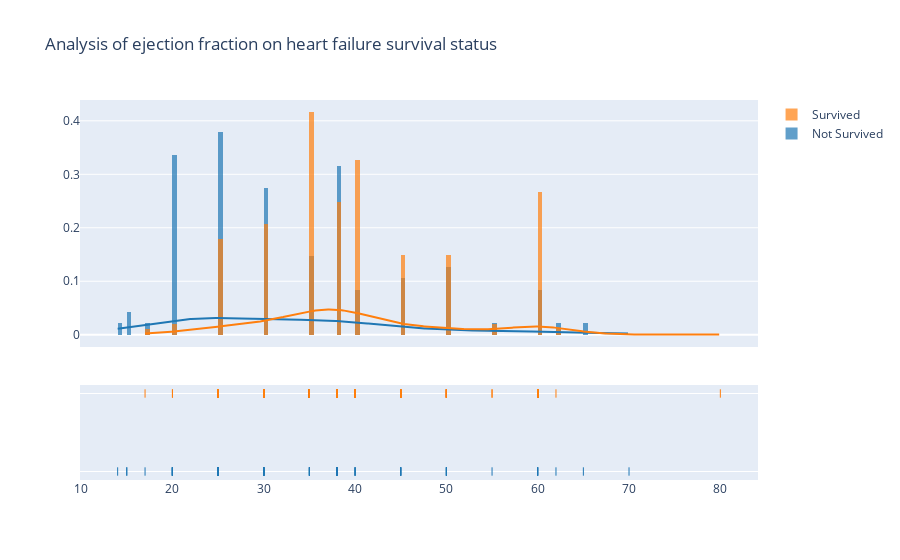

The code cell stored with this chart in its notebook:
### Code cell
# distplot
dead_ef = df[df['DEATH_EVENT'] == 1]['ejection_fraction']
alive_ef = df[df['DEATH_EVENT'] == 0]['ejection_fraction']
hist_data2 = [dead_ef, alive_ef]
labels = ['Not Survived', 'Survived']

fig = ff.create_distplot(hist_data2, group_labels = labels, bin_size = 0.5)
fig.update_layout(title_text = 'Analysis of ejection fraction on heart failure survival status')
fig.show()

### Figure 1 — Plotly figure (JSON) as saved in the notebook; plotly's stock layout.template omitted (floating-point values rounded to 4 significant figures; data arrays with more than 128 entries replaced by an {"elided": "..."} marker saying what was removed)
{"data": [{"autobinx": false, "histnorm": "probability density", "legendgroup": "Not Survived", "marker": {"color": "rgb(31, 119, 180)"}, "name": "Not Survived", "opacity": 0.7, "type": "histogram", "x": [20, 38, 20, 20, 20, 40, 15, 60, 65, 35, 38, 25, 30, 38, 50, 38, 14, 25, 55, 30, 35, 30, 38, 40, 45, 38, 30, 38, 45, 35, 50, 35, 50, 50, 38, 20, 30, 45, 60, 38, 25, 38, 20, 30, 25, 20, 62, 50, 38, 30, 20, 20, 25, 40, 35, 20, 15, 25, 25, 25, 35, 20, 20, 25, 25, 25, 30, 60, 60, 38, 40, 17, 38, 25, 30, 45, 35, 30, 38, 20, 25, 25, 38, 25, 30, 50, 25, 20, 45, 30, 70, 20, 30, 25, 25, 20], "xaxis": "x", "xbins": {"end": 70, "size": 0.5, "start": 14}, "yaxis": "y"}, {"autobinx": false, "histnorm": "probability density", "legendgroup": "Survived", "marker": {"color": "rgb(255, 127, 14)"}, "name": "Survived", "opacity": 0.7, "type": "histogram", "x": {"elided": "203 int values"}, "xaxis": "x", "xbins": {"end": 80, "size": 0.5, "start": 17}, "yaxis": "y"}, {"legendgroup": "Not Survived", "marker": {"color": "rgb(31, 119, 180)"}, "mode": "lines", "name": "Not Survived", "showlegend": false, "type": "scatter", "x": {"elided": "500 float values"}, "xaxis": "x", "y": {"elided": "500 float values"}, "yaxis": "y"}, {"legendgroup": "Survived", "marker": {"color": "rgb(255, 127, 14)"}, "mode": "lines", "name": "Survived", "showlegend": false, "type": "scatter", "x": {"elided": "500 float values"}, "xaxis": "x", "y": {"elided": "500 float values"}, "yaxis": "y"}, {"legendgroup": "Not Survived", "marker": {"color": "rgb(31, 119, 180)", "symbol": "line-ns-open"}, "mode": "markers", "name": "Not Survived", "showlegend": false, "type": "scatter", "x": [20, 38, 20, 20, 20, 40, 15, 60, 65, 35, 38, 25, 30, 38, 50, 38, 14, 25, 55, 30, 35, 30, 38, 40, 45, 38, 30, 38, 45, 35, 50, 35, 50, 50, 38, 20, 30, 45, 60, 38, 25, 38, 20, 30, 25, 20, 62, 50, 38, 30, 20, 20, 25, 40, 35, 20, 15, 25, 25, 25, 35, 20, 20, 25, 25, 25, 30, 60, 60, 38, 40, 17, 38, 25, 30, 45, 35, 30, 38, 20, 25, 25, 38, 25, 30, 50, 25, 20, 45, 30, 70, 20, 30, 25, 25, 20], "xaxis": "x", "y": ["Not Survived", "Not Survived", "Not Survived", "Not Survived", "Not Survived", "Not Survived", "Not Survived", "Not Survived", "Not Survived", "Not Survived", "Not Survived", "Not Survived", "Not Survived", "Not Survived", "Not Survived", "Not Survived", "Not Survived", "Not Survived", "Not Survived", "Not Survived", "Not Survived", "Not Survived", "Not Survived", "Not Survived", "Not Survived", "Not Survived", "Not Survived", "Not Survived", "Not Survived", "Not Survived", "Not Survived", "Not Survived", "Not Survived", "Not Survived", "Not Survived", "Not Survived", "Not Survived", "Not Survived", "Not Survived", "Not Survived", "Not Survived", "Not Survived", "Not Survived", "Not Survived", "Not Survived", "Not Survived", "Not Survived", "Not Survived", "Not Survived", "Not Survived", "Not Survived", "Not Survived", "Not Survived", "Not Survived", "Not Survived", "Not Survived", "Not Survived", "Not Survived", "Not Survived", "Not Survived", "Not Survived", "Not Survived", "Not Survived", "Not Survived", "Not Survived", "Not Survived", "Not Survived", "Not Survived", "Not Survived", "Not Survived", "Not Survived", "Not Survived", "Not Survived", "Not Survived", "Not Survived", "Not Survived", "Not Survived", "Not Survived", "Not Survived", "Not Survived", "Not Survived", "Not Survived", "Not Survived", "Not Survived", "Not Survived", "Not Survived", "Not Survived", "Not Survived", "Not Survived", "Not Survived", "Not Survived", "Not Survived", "Not Survived", "Not Survived", "Not Survived", "Not Survived"], "yaxis": "y2"}, {"legendgroup": "Survived", "marker": {"color": "rgb(255, 127, 14)", "symbol": "line-ns-open"}, "mode": "markers", "name": "Survived", "showlegend": false, "type": "scatter", "x": {"elided": "203 int values"}, "xaxis": "x", "y": {"elided": "203 str values"}, "yaxis": "y2"}], "layout": {"barmode": "overlay", "hovermode": "closest", "legend": {"traceorder": "reversed"}, "title": {"text": "Analysis of ejection fraction on heart failure survival status"}, "xaxis": {"anchor": "y2", "domain": [0, 1], "zeroline": false}, "yaxis": {"anchor": "free", "domain": [0.35, 1], "position": 0}, "yaxis2": {"anchor": "x", "domain": [0, 0.25], "dtick": 1, "showticklabels": false}}}
